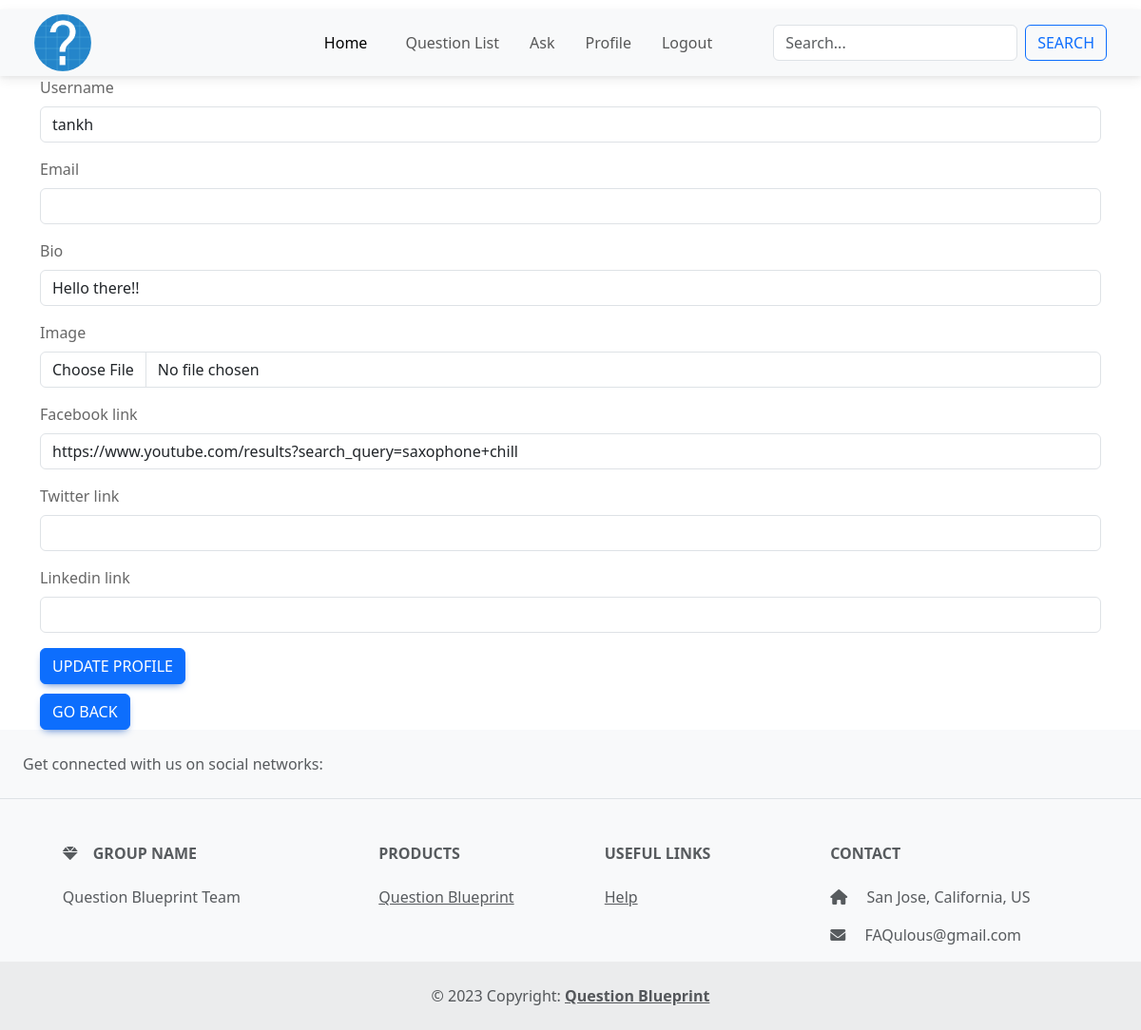
The page /profile/tankh/update/ (signed in) on the database its author committed.
### user/models.py (models this page shows, shortened)
class Profile(models.Model):
    user = models.OneToOneField(User, on_delete=models.CASCADE)
    bio = models.CharField(max_length=1000)
    image = models.ImageField(default='default.jpg', upload_to="profile_pic")
    facebook_link = models.URLField(max_length=20000, blank=True)
    twitter_link = models.URLField(max_length=20000, blank=True)
    linkedin_link = models.URLField(max_length=20000, blank=True)

### user/views.py (the view)
# urls.py: path('profile/<str:username>/update/',user_views.update_profile,name='profile_update'),
@login_required
def update_profile(request, username):
    if username == request.user.username:
        cur_user_obj = {
            'username': username,
            'email': request.user.email,
        }
        cur_user_profile = {
            'bio': request.user.profile.bio,
            'image': request.user.profile.image.url,
            'facebook_link': request.user.profile.facebook_link,
            'twitter_link': request.user.profile.twitter_link,
            'linkedin_link': request.user.profile.linkedin_link,
        }
        if request.method == "POST":
            user_update_form = UserInfoUpdateForm(request.POST, instance=request.user)
            profile_update_form = ProfileUpdateForm(request.POST, request.FILES, instance=request.user.profile)
            if user_update_form.is_valid() and profile_update_form.is_valid():
                user_update_form.save()
                profile = profile_update_form.save(commit=False)
                profile.user = request.user
                profile.save()
                messages.success(request, f'Profile updated successfully')
                return redirect('profile_view', username=request.user.username)
        else:
            user_update_form = UserInfoUpdateForm(initial=cur_user_obj)
            profile_update_form = ProfileUpdateForm(initial=cur_user_profile)
        context = {
            'user_update_form': user_update_form,
            'profile_update_form': profile_update_form,
        }
        return render(request, 'user/update.html', context=context)
    else:
        return render(request, 'error.html')

### user/forms.py
class UserInfoUpdateForm(forms.ModelForm):
    email = forms.EmailField(required=False)
    username = forms.CharField(required=False)
    class Meta:
        model = User
        fields = ['username', 'email']

class ProfileUpdateForm(forms.ModelForm):
    bio = forms.CharField(required=False)
    image = forms.ImageField(required=False)
    facebook_link = forms.URLField(required=False)
    twitter_link = forms.URLField(required=False)
    linkedin_link = forms.URLField(required=False)
    class Meta:
        model = Profile
        fields = ['bio', 'image', 'facebook_link', 'twitter_link', 'linkedin_link']

### user/templates/user/update.html (shortened to what this page needs)
{% extends "base_nav.html" %} {% load crispy_forms_tags %}  {% block content %}
<div class="container">
  <form action="" method="POST" enctype="multipart/form-data">
    {% csrf_token %} {{user_update_form|crispy}} {{profile_update_form|crispy}}
    <button class="btn btn-primary" type="submit">Update Profile</button>
  </form>
  <div style="margin-top: 10px">
    <button class="btn btn-primary" type="submit">
      <a
        href="{% url 'profile_view' user.username%}"
        style="color: white; text-decoration: none"
        >Go Back</a
      >
    </button>
  </div>
</div>
{% endblock content %}

### static/style.css (style rules this page uses)
button { padding: 10px; margin: 10px; font-size: 20px; border-radius: 40px; }

### rows shown on the page
Profile: bio "Hello there!!", facebook_link "https://www.youtube.com/results?search_query=saxophone+chill"
